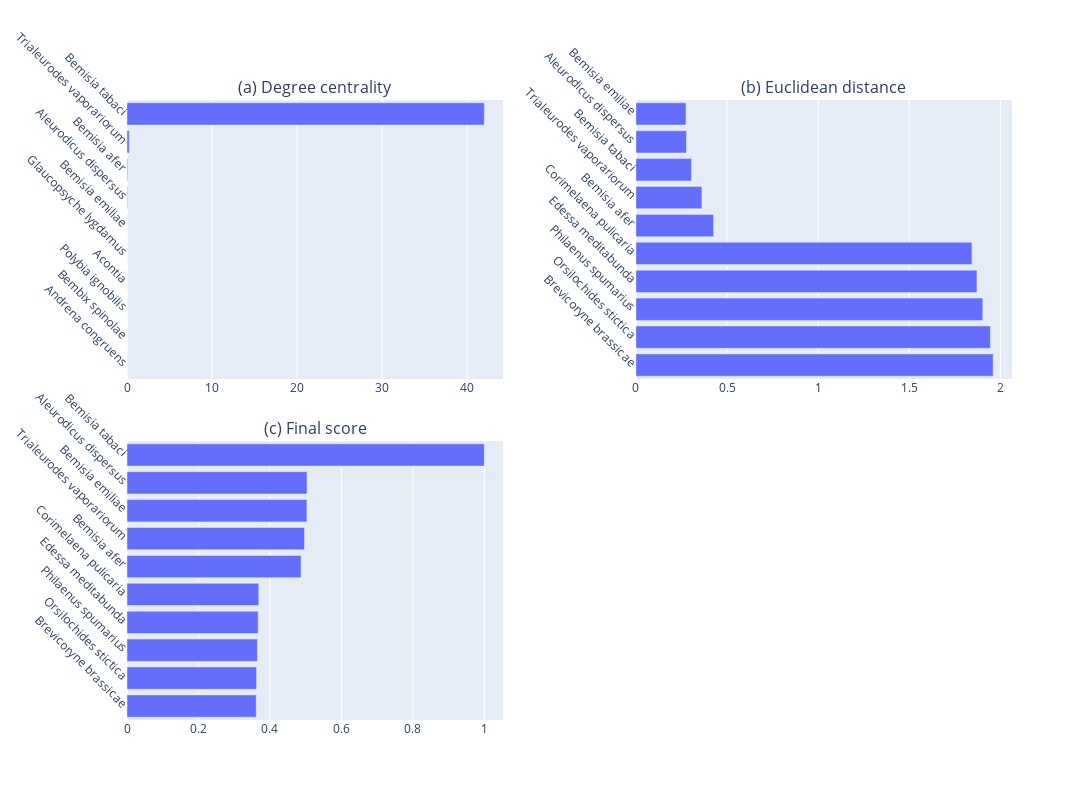

Notebook code for this chart:
### Code cell
import plotly.graph_objects as go
from plotly.subplots import make_subplots

# Define the color for all bars
bar_color = '#636EFA'

# First plot
to_itter = data_to_count.sort_values('dc_result', ascending=False).reset_index(drop=True)[:10]
label = []
degree = []
for index, data in to_itter.sort_values('dc_result', ascending=True).reset_index(drop=True).iterrows():
    label.append(data.label)
    degree.append(data.dc_result)

fig = make_subplots(rows=2, cols=2, subplot_titles=('(a) Degree centrality', '(b) Euclidean distance', '(c) Final score', ''), vertical_spacing=0.1, horizontal_spacing=0.15)
fig.add_trace(go.Bar(
    x=degree,
    y=label,
    orientation='h',
    marker={'color':bar_color}  # Set the color for the bars
), row=1, col=1)

# Second plot
to_itter = data_to_count.sort_values('ed_result', ascending=True).reset_index(drop=True)[:10]
label = []
degree = []
for index, data in to_itter.sort_values('ed_result', ascending=False).reset_index(drop=True).iterrows():
    label.append(data.label)
    degree.append(data.ed_result)

fig.add_trace(go.Bar(
    x=degree,
    y=label,
    orientation='h',
    marker={'color':bar_color}  # Set the color for the bars
), row=1, col=2)

# Third plot
to_itter = data_to_count.sort_values('result', ascending=False).reset_index(drop=True)[:10]
label = []
degree = []
for index, data in to_itter.sort_values('result', ascending=True).reset_index(drop=True).iterrows():
    label.append(data.label)
    degree.append(data.result)

fig.add_trace(go.Bar(
    x=degree,
    y=label,
    orientation='h',
    marker={'color':bar_color}  # Set the color for the bars
), row=2, col=1)

# Hide the empty subplot
fig.update_layout(showlegend=False)
fig.update_annotations(visible=False, selector="title.text")

# Update layout for subplot titles
fig.update_layout(
    # title_text="Combined Plots",
    title_font={'size':24},
    title_x=0.5,
    title_y=0.95,
    title_xanchor='center',
    title_yanchor='top'
)

# Rotate y-axis labels
fig.update_yaxes(tickangle=45)

fig.update_layout(height=800, width=1200)
fig.show()

### Figure 1 — Plotly figure (JSON) as saved in the notebook; plotly's stock layout.template omitted (floating-point values rounded to 4 significant figures)
{"data": [{"marker": {"color": "#636EFA"}, "orientation": "h", "type": "bar", "x": [0, 0, 0, 0, 0, 0.003375, 0.05849, 0.07424, 0.27, 42.02], "xaxis": "x", "y": ["Andrena congruens", "Bembix spinolae", "Polybia ignobilis", "Acontia", "Glaucopsyche lygdamus", "Bemisia emiliae", "Aleurodicus dispersus", "Bemisia afer", "Trialeurodes vaporariorum", "Bemisia tabaci"], "yaxis": "y"}, {"marker": {"color": "#636EFA"}, "orientation": "h", "type": "bar", "x": [1.96, 1.945, 1.903, 1.871, 1.844, 0.4268, 0.3625, 0.3056, 0.2778, 0.2751], "xaxis": "x2", "y": ["Brevicoryne brassicae", "Orsilochides stictica", "Philaenus spumarius", "Edessa meditabunda", "Corimelaena pulicaria", "Bemisia afer", "Trialeurodes vaporariorum", "Bemisia tabaci", "Aleurodicus dispersus", "Bemisia emiliae"], "yaxis": "y2"}, {"marker": {"color": "#636EFA"}, "orientation": "h", "type": "bar", "x": [0.3617, 0.3626, 0.3652, 0.3671, 0.3689, 0.4872, 0.4967, 0.5036, 0.5039, 1], "xaxis": "x3", "y": ["Brevicoryne brassicae", "Orsilochides stictica", "Philaenus spumarius", "Edessa meditabunda", "Corimelaena pulicaria", "Bemisia afer", "Trialeurodes vaporariorum", "Bemisia emiliae", "Aleurodicus dispersus", "Bemisia tabaci"], "yaxis": "y3"}], "layout": {"annotations": [{"font": {"size": 16}, "showarrow": false, "text": "(a) Degree centrality", "x": 0.2125, "xanchor": "center", "xref": "paper", "y": 1, "yanchor": "bottom", "yref": "paper"}, {"font": {"size": 16}, "showarrow": false, "text": "(b) Euclidean distance", "x": 0.7875, "xanchor": "center", "xref": "paper", "y": 1, "yanchor": "bottom", "yref": "paper"}, {"font": {"size": 16}, "showarrow": false, "text": "(c) Final score", "x": 0.2125, "xanchor": "center", "xref": "paper", "y": 0.45, "yanchor": "bottom", "yref": "paper"}], "height": 800, "showlegend": false, "title": {"font": {"size": 24}, "x": 0.5, "xanchor": "center", "y": 0.95, "yanchor": "top"}, "width": 1200, "xaxis": {"anchor": "y", "domain": [0, 0.425]}, "xaxis2": {"anchor": "y2", "domain": [0.575, 1]}, "xaxis3": {"anchor": "y3", "domain": [0, 0.425]}, "xaxis4": {"anchor": "y4", "domain": [0.575, 1]}, "yaxis": {"anchor": "x", "domain": [0.55, 1], "tickangle": 45}, "yaxis2": {"anchor": "x2", "domain": [0.55, 1], "tickangle": 45}, "yaxis3": {"anchor": "x3", "domain": [0, 0.45], "tickangle": 45}, "yaxis4": {"anchor": "x4", "domain": [0, 0.45], "tickangle": 45}}}
